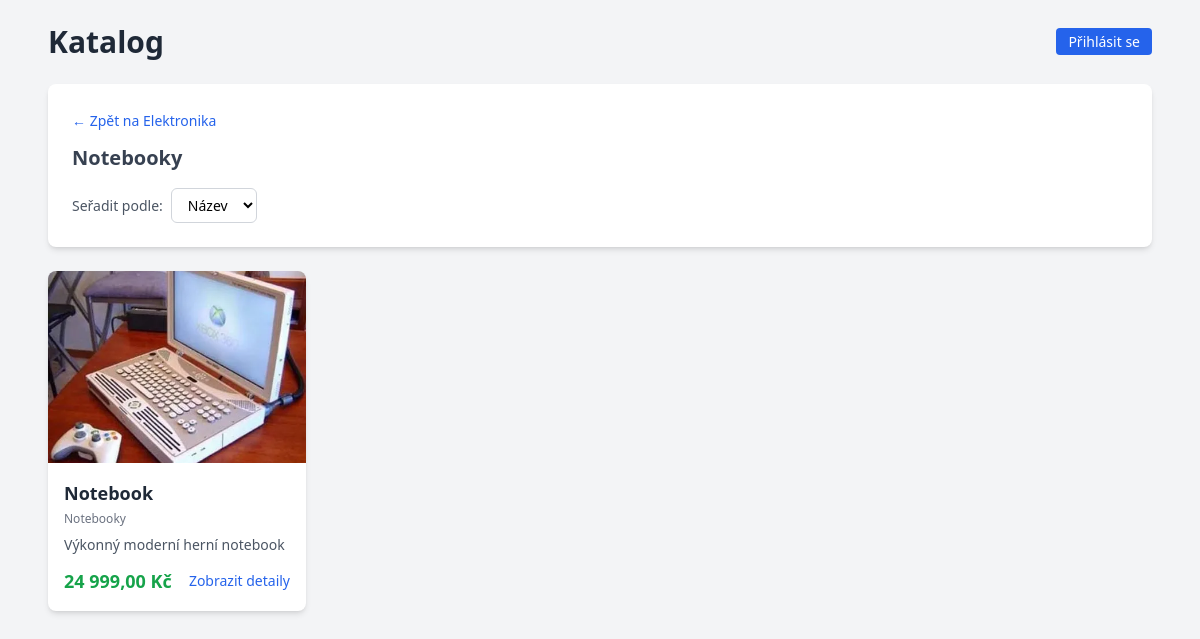
Screenshot of /katalog/index.php?category=4 with the database file from the repository.
### tables this page shows
CREATE TABLE IF NOT EXISTS categories (
    id INT AUTO_INCREMENT PRIMARY KEY,
    name VARCHAR(255) NOT NULL,
    parent_id INT NULL,
    FOREIGN KEY (parent_id) REFERENCES categories(id) ON DELETE SET NULL
);

CREATE TABLE IF NOT EXISTS products (
    id INT AUTO_INCREMENT PRIMARY KEY,
    name VARCHAR(255) NOT NULL,
    description TEXT,
    price DECIMAL(10, 2) NOT NULL,
    category_id INT,
    FOREIGN KEY (category_id) REFERENCES categories(id) ON DELETE SET NULL
);

### katalog/controllers/ProductController.php (called while the page is built, shortened)
<?php
require_once 'models/Product.php';
class ProductController
{
    private $productModel;
    public function __construct($pdo)
    {
        $this->productModel = new Product($pdo);
    }
    public function index()
    {
        $categoryId = isset($_GET['category']) ? (int) $_GET['category'] : null;
        $sort = isset($_GET['sort']) ? $_GET['sort'] : 'name';
        $products = $this->productModel->getAll($categoryId, $sort);
        $currentCategory = null;
        $parentCategory = null;
        if ($categoryId) {
            $currentCategory = $this->productModel->getCategory($categoryId);
            if ($currentCategory && !empty($currentCategory['parent_id'])) {
                $parentCategory = $this->productModel->getCategory($currentCategory['parent_id']);
            }
        }
        require 'views/product_list.php';
    }
}

### katalog/models/Product.php (called while the page is built, shortened)
<?php
class Product
{
    private $pdo;
    public function __construct($pdo)
    {
        $this->pdo = $pdo;
    }
    public function getAll($categoryId = null, $sort = 'name')
    {
        $sql = "SELECT p.id, p.name, p.description, p.price, p.category_id ,c.name as category_name,
                (SELECT image_url FROM product_images WHERE product_id = p.id LIMIT 1) as image_url
                FROM products p
                LEFT JOIN categories c ON p.category_id = c.id";
        $params = [];
        if ($categoryId) {
            $categoryIds = $this->getCategoryDescendantIds($categoryId);
            $placeholders = implode(',', array_fill(0, count($categoryIds), '?'));
            $sql .= " WHERE p.category_id IN ($placeholders)";
            $params = $categoryIds;
        }
        $allowedSorts = ['name', 'price'];
        if (in_array($sort, $allowedSorts, true)) {
            $sql .= " ORDER BY " . $sort;
        } else {
            $sql .= " ORDER BY name";
        }
        $stmt = $this->pdo->prepare($sql);
        $stmt->execute($params);
        return $stmt->fetchAll();
    }
    public function getCategory($id)
    {
        $stmt = $this->pdo->prepare("SELECT id, name, parent_id FROM categories WHERE id = ?");
        $stmt->execute([$id]);
        return $stmt->fetch();
    }
    public function getCategoryDescendantIds($categoryId)
    {
        $ids = [$categoryId];
        $children = $this->getCategories($categoryId);
        return $ids;
    }
    public function getCategories($parentId = null)
    {
        if ($parentId === null) {
            $stmt = $this->pdo->prepare("SELECT id, name, parent_id FROM categories WHERE parent_id IS NULL ORDER BY name");
            $stmt->execute();
        } else {
            $stmt = $this->pdo->prepare("SELECT id, name, parent_id FROM categories WHERE parent_id = ? ORDER BY name");
            $stmt->execute([$parentId]);
        }
        return $stmt->fetchAll();
    }
}

### katalog/views/product_list.php (the view, shortened to what this page needs)
<!DOCTYPE html>
<html lang="cs">
<head>
    <link rel="stylesheet" href="output.css">
</head>
<body class="page-catalog">
    <div class="container-xl">
        <div class="catalog-header">
            <h1 class="page-title-lg">Katalog</h1>
            <div class="catalog-nav">
                <?php if (isset($_SESSION['user_id'])): ?>
                    <span class="nav-user-info">Přihlášen jako <span class="nav-role"><?= htmlspecialchars($_SESSION['role']) ?></span></span>
                    <?php if ($_SESSION['role'] === 'admin'): ?>
                        <a href="index.php?action=add" class="btn-nav">Přidat produkt</a>
                    <?php endif; ?>
                    <a href="index.php?action=logout" class="link-danger">Odhlásit se</a>
                <?php else: ?>
                    <a href="index.php?action=login" class="btn-nav">Přihlásit se</a>
                <?php endif; ?>
            </div>
        </div>
        <div class="section-card">
            <?php if (isset($currentCategory) && $currentCategory): ?>
                <div class="back-nav-wrapper">
                    <a href="index.php<?= $currentCategory['parent_id'] ? '?category=' . $currentCategory['parent_id'] : '' ?>"
                        class="link-back-nav">
                        &larr; Zpět na <?= $currentCategory['parent_id'] && isset($parentCategory['name']) ? htmlspecialchars($parentCategory['name']) : 'Hlavní menu' ?>
                    </a>
                </div>
                <h2 class="section-title"><?= htmlspecialchars($currentCategory['name']) ?></h2>
            <?php else: ?>
                <h2 class="section-title">Hlavní menu</h2>
            <?php endif; ?>
            <form method="GET" class="sort-form">
                <label class="sort-label">Seřadit podle:</label>
                <select name="sort" onchange="this.form.submit()"
                    class="sort-select">
                    <option value="name" <?= isset($_GET['sort']) && $_GET['sort'] == 'name' ? 'selected' : '' ?>>Název</option>
                </select>
            </form>
        </div>
        <div class="product-grid">
            <?php
            $productsPerPage = 12;
            if (isset($_GET['page']) && is_numeric($_GET['page'])) {
                $page = (int) $_GET['page'];
            } else {
                $page = 1;
            }
            $offset = ($page - 1) * $productsPerPage;
            $displayed_products = array_slice($products, $offset, $productsPerPage);
            foreach ($displayed_products as $product):
            ?>
                <div class="product-card">
                    <?php if (!empty($product['image_url'])): ?>
                        <img src="<?= htmlspecialchars($product['image_url']) ?>"
                            alt="<?= htmlspecialchars($product['name']) ?>"
                            class="product-card-image">
                    <?php endif; ?>
                    <div class="product-card-body">
                        <h3 class="product-card-title">
                            <a href="index.php?action=detail&id=<?= $product['id'] ?>"
                                class="product-card-title-link"><?= htmlspecialchars($product['name']) ?></a>
                        </h3>
                        <p class="product-card-category"><?= htmlspecialchars($product['category_name']) ?></p>
                        <p class="product-card-description"><?= htmlspecialchars(substr($product['description'], 0, 100)) . (strlen($product['description']) > 100 ? '...' : '') ?></p>
                        <div class="product-card-footer">
                            <span class="product-card-price"><?= number_format($product['price'], 2, ',', ' ') ?> Kč</span>
                            <a href="index.php?action=detail&id=<?= $product['id'] ?>"
                                class="link-sm">Zobrazit detaily</a>
                        </div>
                    </div>
                </div>
            <?php endforeach; ?>
        </div>
    </div>
</body>
</html>

### rows the page displays
categories: name "Elektronika"
categories: name "Notebooky"
products: name "Notebook", category.name "Notebooky", description "Výkonný moderní herní notebook", price "24 999,00"
